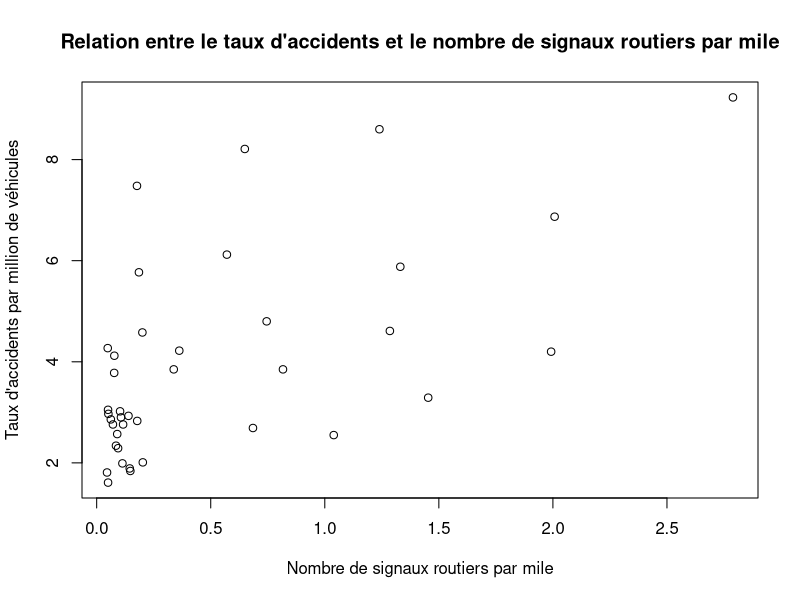
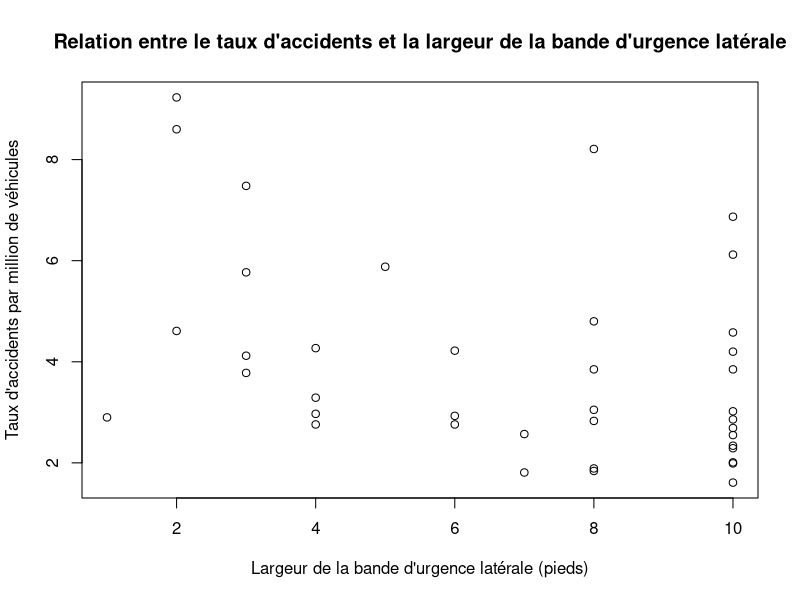
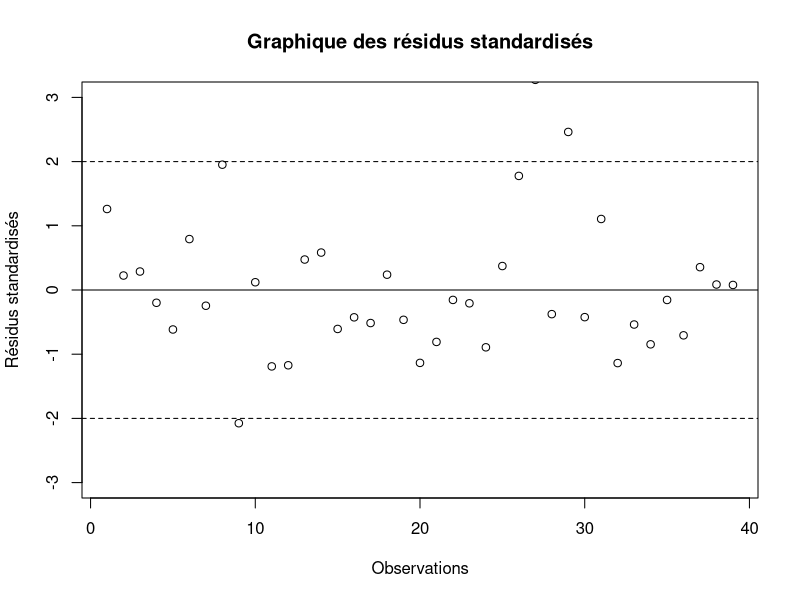
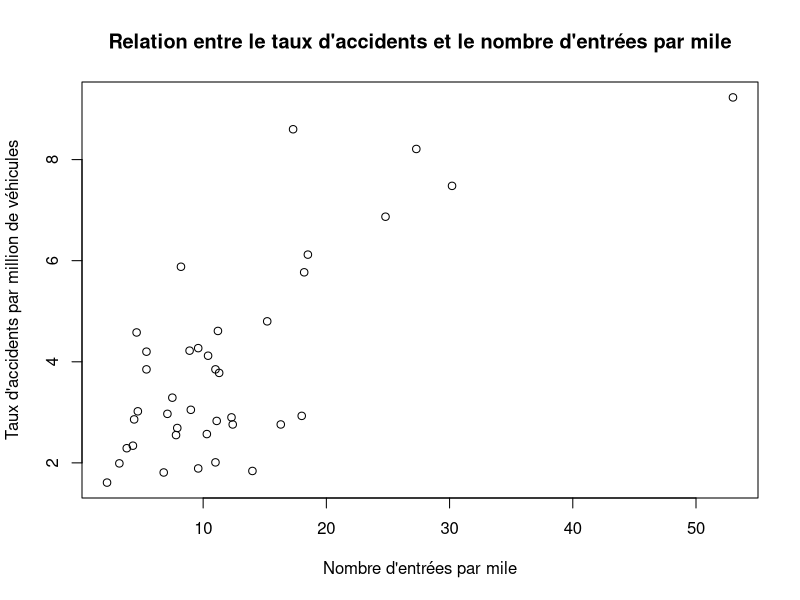
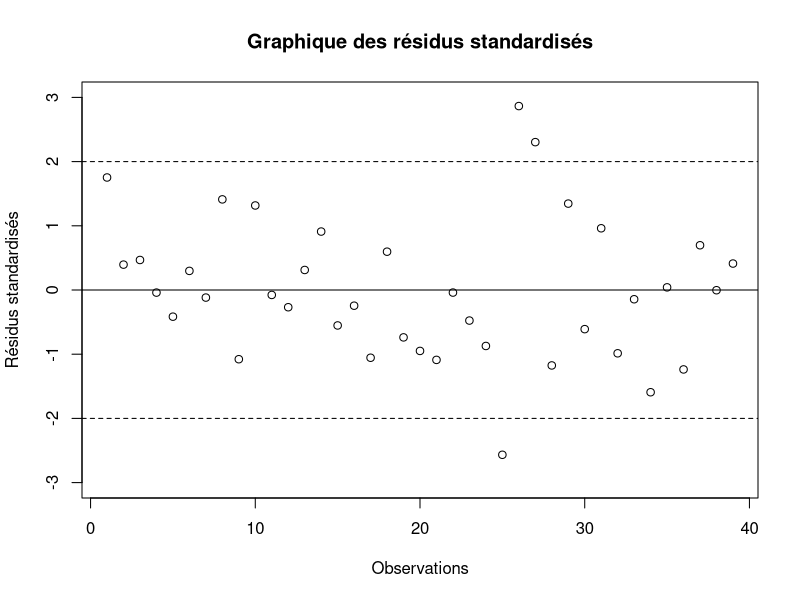
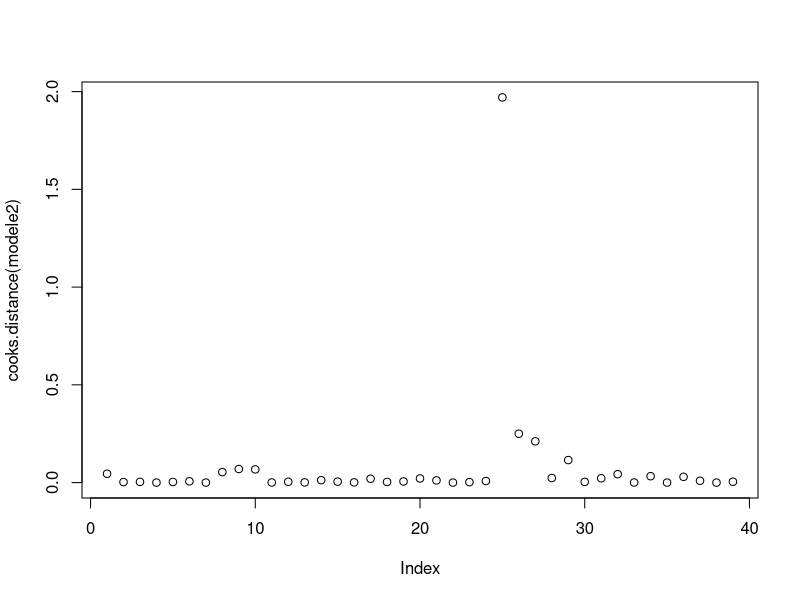

Generate these figures, in order, with R:
######### Evaluation 01 : Regression et correlation multiple #########

setwd("C:\\Users\\amine\\OneDrive\\Bureau\\EcomStat\\Labo\\datasets")

accidents <- read.table("accidents2.csv", h=TRUE, sep=";", dec=",", row.names=1)
accidents
summary(accidents)

plot(accidents$sigs1, accidents$rate, xlab = "Nombre de signaux routiers par mile", ylab = "Taux d'accidents par million de véhicules", main = "Relation entre le taux d'accidents et le nombre de signaux routiers par mile")

plot(accidents$shld, accidents$rate, xlab = "Largeur de la bande d'urgence latérale (pieds)", ylab = "Taux d'accidents par million de véhicules", main = "Relation entre le taux d'accidents et la largeur de la bande d'urgence latérale")

modele1 <- lm(rate ~ sigs1 + shld, data = accidents)
modele1

summary(modele1)
sqrt(0.4329)

residus.studentises <- rstudent(modele1)

plot(residus.studentises, ylim = c(-3, 3), xlab = "Observations", ylab = "Résidus standardisés", main = "Graphique des résidus standardisés")

abline(h = c(-2, 0, 2), lty = c(2, 1, 2))



plot(accidents$acpt, accidents$rate, xlab = "Nombre d'entrées par mile", ylab = "Taux d'accidents par million de véhicules", main = "Relation entre le taux d'accidents et le nombre d'entrées par mile")

modele2 <- lm(rate ~ sigs1 + shld + acpt, data = accidents)
modele2

summary(modele2)
sqrt(0.609)

residus.studentises <- rstudent(modele2)

plot(residus.studentises, ylim = c(-3, 3), xlab = "Observations", ylab = "Résidus standardisés", main = "Graphique des résidus standardisés")

abline(h = c(-2, 0, 2), lty = c(2, 1, 2))

cooks.distance(modele2)

plot(cooks.distance(modele2))

step(modele2)
